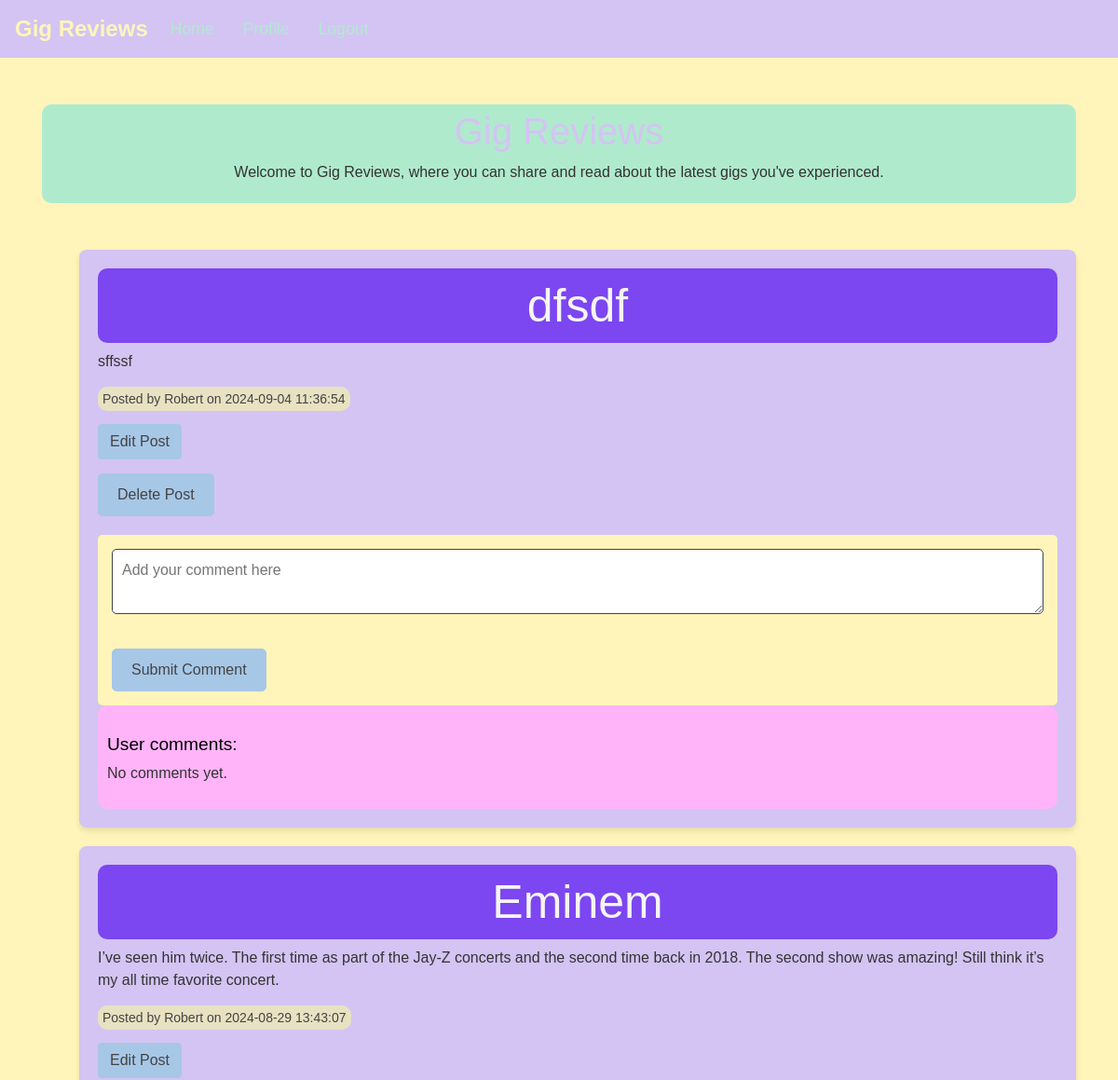
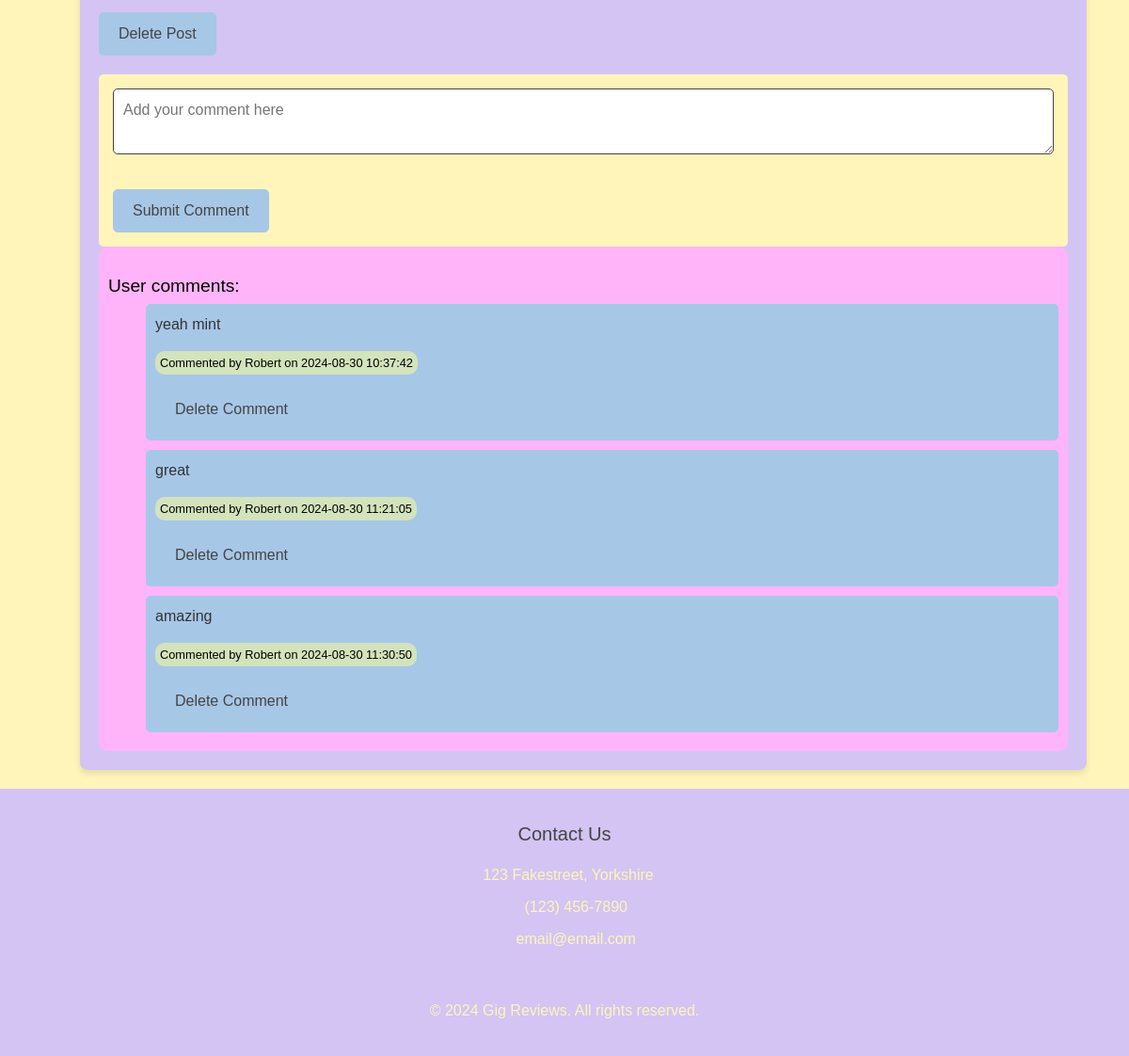
Screenshot of /home (signed in) with the database file from the repository (2 pictures, top to bottom).
### models.py (models this page shows)
class BlogPost(db.Model):
    __tablename__ = 'blog_posts'
    id = db.Column(db.Integer, primary_key=True)
    title = db.Column(db.String(200), nullable=False)
    content = db.Column(db.Text, nullable=False)
    user_id = db.Column(db.Integer, db.ForeignKey('users.id'))
    created_at = db.Column(db.DateTime, default=datetime.utcnow)
    comments = db.relationship('Comment', backref='blog_post', cascade="all, delete-orphan")

class User(db.Model, UserMixin):
    __tablename__ = 'users'
    id = db.Column(db.Integer, primary_key=True)
    email = db.Column(db.String(150), unique=True, nullable=False)
    password = db.Column(db.String(150), nullable=False)
    first_name = db.Column(db.String(150), nullable=False)
    is_admin = db.Column(db.Boolean, default=False)
    notes = db.relationship('Note', backref='user', cascade="all, delete-orphan")
    comments = db.relationship('Comment', backref='user', cascade="all, delete-orphan")
    blog_posts = db.relationship('BlogPost', backref='user', cascade="all, delete-orphan")

class Comment(db.Model):
    __tablename__ = 'comments'
    id = db.Column(db.Integer, primary_key=True)
    content = db.Column(db.String(1000), nullable=False)
    user_id = db.Column(db.Integer, db.ForeignKey('users.id'))
    blog_post_id = db.Column(db.Integer, db.ForeignKey('blog_posts.id'))
    created_at = db.Column(db.DateTime, default=datetime.utcnow)

### views.py (the view, shortened to what this page needs)
@views.route('/home', methods=['GET', 'POST'])
def show_blog_posts():
    blog_posts = BlogPost.query.order_by(BlogPost.created_at.desc()).all()
    return render_template('home.html', blog_posts=blog_posts)

### app/templates/home.html (shortened to what this page needs)
{% extends "base.html" %}
{% block content %}
<section class="intro-section">
    <h1 class="title-gig">Gig Reviews</h1>
    <p>Welcome to Gig Reviews, where you can share and read about the latest gigs you've experienced.</p>
</section>
{% if blog_posts %}
    <div class="container-blog">
        <ul class="blog-post-list">
            {% for post in blog_posts %}
                <li class="blog-post-item">
                    <h2 class="blog-post-title">{{ post.title }}</h2>
                    <p class="blog-post-content">{{ post.content }}</p>
                    <small class="blog-post-meta">Posted by {{ post.user.first_name }} on {{ post.created_at.strftime('%Y-%m-%d %H:%M:%S') }}</small>
                    {% if current_user.id == post.user_id or current_user.is_admin %}
                        <div class="post-actions">
                            <a href="{{ url_for('views.edit_blog_post', post_id=post.id) }}" class="btn btn-primary">Edit Post</a>
                            <form action="{{ url_for('views.delete_blog_post', post_id=post.id) }}" method="POST" class="delete-form">
                                <button type="submit" class="btn btn-danger">Delete Post</button>
                            </form>
                        </div>
                    {% endif %}
                    <div class="comment-contain">
                        <form action="{{ url_for('views.add_comment', post_id=post.id) }}" method="POST" class="comment-form">
                            <textarea name="comment" placeholder="Add your comment here" required></textarea>
                            <button type="submit" class="btn btn-success">Submit Comment</button>
                        </form>
                    </div>
                    <div class="comment-display">
                        <h6>User comments:</h6>
                        {% if post.comments %}
                            <ul>
                                {% for comment in post.comments %}
                                    <li class="comment-item">
                                        <p>{{ comment.content }}</p>
                                        <small>Commented by {{ comment.user.first_name }} on {{ comment.created_at.strftime('%Y-%m-%d %H:%M:%S') }}</small>
                                        {% if current_user.id == comment.user_id %}
                                            <form action="{{ url_for('views.delete_comment', comment_id=comment.id) }}" method="POST" class="delete-form">
                                                <button type="submit" class="btn btn-danger">Delete Comment</button>
                                            </form>
                                        {% endif %}
                                    </li>
                                {% endfor %}
                            </ul>
                        {% else %}
                            <p>No comments yet.</p>
                        {% endif %}
                    </div>
                </li>
            {% endfor %}
        </ul>
    </div>
{% else %}
    <p>No reviews available.</p>
{% endif %}
{% endblock %}

### static/styles.css (style rules this page uses)
:root { --pastel-pink: #f9c1d9; --pastel-blue: #a7c7e7; --pastel-green: #b0eacd; --pastel-yellow: #fff5ba; --pastel-purple: #d3c4f3; --pastel-dark: #444444; --text-color: #333333; }
body { font-family: 'Arial', sans-serif; background-color: var(--pastel-yellow); color: var(--text-color); }
h1, h2, h3, h4, h5, h6 { color: var(--pastel-dark); }
a { color: var(--pastel-dark); text-decoration: none; }
.intro-section { text-align: center; margin: 50px 0; }
.title-gig { font-size: 2.5rem; color: var(--pastel-purple); }
.btn-primary { background-color: var(--pastel-blue); border-color: var(--pastel-blue); color: var(--pastel-dark); }
.btn-danger { background-color: var(--pastel-pink); border-color: var(--pastel-pink); color: var(--pastel-dark); }
.btn-success { background-color: var(--pastel-green); border-color: var(--pastel-green); color: var(--pastel-dark); }
.container-blog { margin-top: 30px; }
.blog-post-item { background-color: var(--pastel-purple); padding: 20px; margin-bottom: 20px; border-radius: 8px; box-shadow: 0 4px 6px rgba(0, 0, 0, 0.1); }
.blog-post-title { color: whitesmoke; font-size: 50px; background-color: #7c46f1; padding: 10px; border-radius: 10px; text-align: center; }
.blog-post-content { color: var(--text-color); }
.blog-post-meta { color: var(--pastel-dark); font-size: 0.875rem; }
.post-actions { margin-top: 15px; }
.comment-contain { margin-top: 20px; background-color: var(--pastel-yellow); padding: 15px; border-radius: 5px; }
.comment-form textarea { width: 100%; border-radius: 5px; border: 1px solid var(--pastel-dark); padding: 10px; resize: vertical; }
.comment-display { background-color: rgb(255, 180, 249); padding: 10px; border-radius: 10px; }
.comment-display h6 { margin-top: 20px; color: rgb(0, 0, 0); font-weight: 200; font-size: larger; }
.comment-item { margin-bottom: 10px; background-color: var(--pastel-blue); padding: 10px; border-radius: 5px; }
.intro-section { padding: 5px; background-color: #b0eacd; border-radius: 10px; }
ul { list-style-type: none; }
small { color: #000000; background-color: rgba(253, 255, 149, 0.514); padding: 5px; border-radius: 10px; }
.btn-danger { background-color: var(--pastel-pink); border-color: var(--pastel-pink); color: var(--pastel-dark); font-size: 1rem; border-radius: 5px; padding: 10px 20px; margin-top: 15px; }
textarea { width: 100%; border-radius: 5px; border: 1px solid var(--pastel-dark); padding: 10px; resize: vertical; margin-bottom: 15px; }
h2 { color: var(--pastel-yellow); }
button[type="submit"] { background-color: var(--pastel-blue); border-color: var(--pastel-blue); color: var(--pastel-dark); padding: 10px 20px; border-radius: 5px; margin-top: 15px; }

### rows the page displays
BlogPost: title "dfsdf", content "sffssf", user.first_name "Robert", created_at "2024-09-04 11:36:54", shows "No comments yet."
BlogPost: title "Eminem", content "I’ve seen him twice. The first time as part of the Jay-Z concerts and the second time back in 2018. The second show was amazing! Still think it’s my all time favorite concert.", user.first_name "Robert", created_at "2024-08-29 13:43:07"
Comment: content "yeah mint", user.first_name "Robert", created_at "2024-08-30 10:37:42"
Comment: content "great", user.first_name "Robert", created_at "2024-08-30 11:21:05"
Comment: content "amazing", user.first_name "Robert", created_at "2024-08-30 11:30:50"
